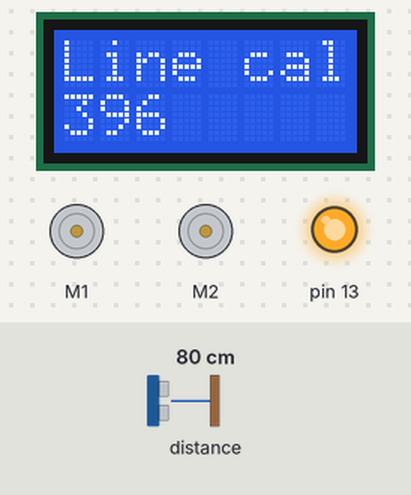
A sketch run on a simulated Arduino Leonardo, built with avr-gcc and run on an emulated ATmega32U4. On the bench: 8×2 character LCD, 2 × DC motor (green arrow = forward, orange = backward, longer = faster), output pins drawn as LEDs (lit = HIGH). The inputs (shaded band) are chosen by the test bench; at power-on: distance to the obstacle 80 cm. What the sketch prints to the serial monitor is not drawn.

Above: at 10.3 s.
11.6 s: distance to the obstacle set to 21 cm
At 12.0 s:
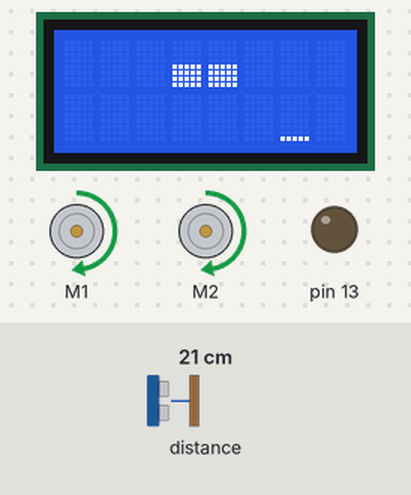
13.1 s: distance to the obstacle set to 18 cm
At 14.2 s:
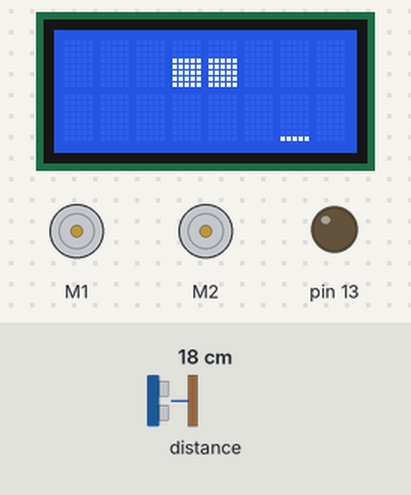
14.6 s: distance to the obstacle set to 12 cm
16.1 s: distance to the obstacle set to 9 cm
At 16.5 s:
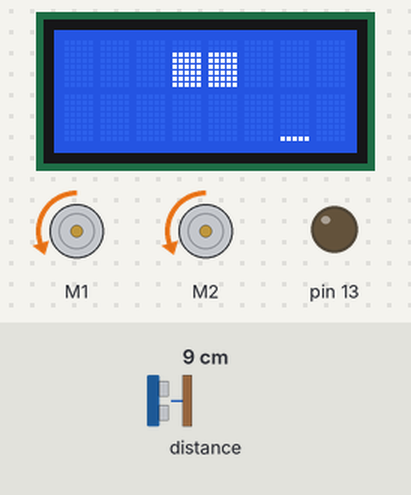
17.6 s: distance to the obstacle set to 35 cm
At 18.8 s:
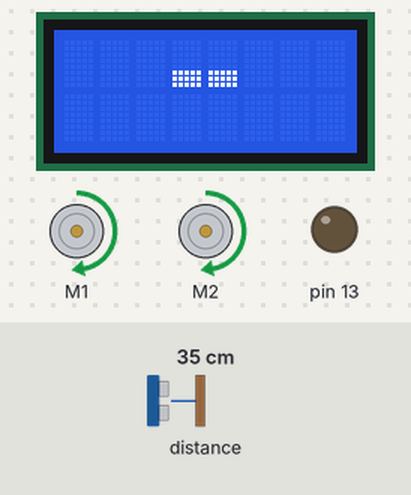
19.1 s: distance to the obstacle set to 60 cm
At 20.2 s:
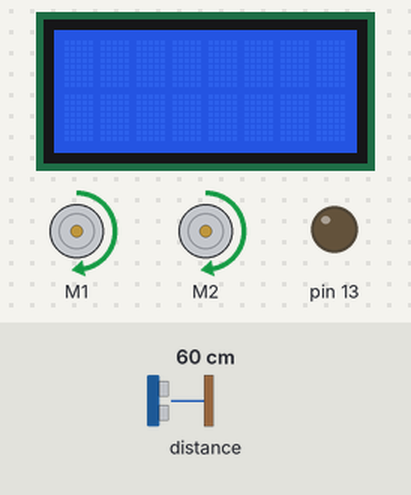
Timing chart, 0 to 21.6 s (numbered marks = the images above; inputs shaded):
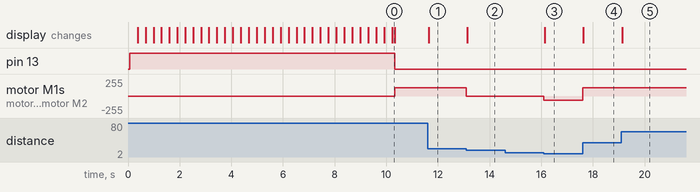

The sketch:

sketch.ino
```cpp
/** This example shows how to read from the five line sensors and
three proximity sensors on the Zumo32U4 Front Sensor Array and
documents the different options available for configuring those
sensors.

The sensor readings are displayed on the LCD and also printed to
the serial monitor. */

#include <Wire.h>
#include <Zumo32U4.h>

Zumo32U4LCD lcd;
Zumo32U4LineSensors lineSensors;
Zumo32U4ProximitySensors proxSensors;

uint16_t lineSensorValues[5] = { 0, 0, 0, 0, 0 };

bool proxLeftActive;
bool proxFrontActive;
bool proxRightActive;

void setup()
{
  // The code below shows several ways to configure the line and
  // proximity sensors.  If you don't want to use confiuration 1,
  // then comment it out and uncomment one of the other
  // configurations.

  /* Configuration 1:
   * - 3 line sensors (1, 3, 5)
   * - 3 proximity sensors (left, front, right)
   *
   * For this configuration to work, jumpers on the front sensor
   * array must be installed in order to connect pin 4 to RGT and
   * connect pin 20 to LFT.  This is a good configuration for a
   * sumo robot. */
  lineSensors.initThreeSensors();
  proxSensors.initThreeSensors();

  /* Configuration 2:
   * - 5 line sensors (1, 2, 3, 4, 5)
   * - 1 proximity sensor (front)
   *
   * For this configuration to work, jumpers on the front sensor
   * array must be installed in order to connect pin 4 to DN4 and
   * pin 20 to DN2.  This is a good configuration for a line
   * follower or maze solver. */
  //lineSensors.initFiveSensors();
  //proxSensors.initFrontSensor();

  /* Configuration 3:
   * - 4 line sensors (1, 3, 4, 5)
   * - 2 proximity sensors (left, front)
   *
   * For this configuration to work, jumpers on the front sensor
   * array must be installed in order to connect pin 4 to DN4 and
   * pin 20 to LFT. */
  //uint8_t lineSensorPins[] = { SENSOR_DOWN1, SENSOR_DOWN3, SENSOR_DOWN4, SENSOR_DOWN5 };
  //lineSensors.init(lineSensorPins, sizeof(lineSensorPins));
  //uint8_t proxSensorPins[] = { SENSOR_LEFT, SENSOR_FRONT };
  //proxSensors.init(proxSensorPins, sizeof(proxSensorPins));

  /* Configuration 4:
   * - 4 line sensors (1, 2, 3, 5)
   * - 2 proximity sensors (front, right)
   *
   * For this configuration to work, jumpers on the front sensor
   * array must be installed in order to connect pin 4 to RGT and
   * pin 20 to DN2. */
  //uint8_t lineSensorPins[] = { SENSOR_DOWN1, SENSOR_DOWN2, SENSOR_DOWN3, SENSOR_DOWN5 };
  //lineSensors.init(lineSensorPins, sizeof(lineSensorPins));
  //uint8_t proxSensorPins[] = { SENSOR_FRONT, SENSOR_RIGHT };
  //proxSensors.init(proxSensorPins, sizeof(proxSensorPins));

  /* Configuration 5:
   * This is the same as configuration 1 except that all the pins
   * and parameters being used have been written explicitly, so
   * this is a good starting point if you want to do something
   * customized.
   *
   * If you use custom pins for your sensors, then the helpers
   * used in this example like countsRightWithLeftLeds() will no
   * longer know which sensor to use.  Instead, you should use
   * countsWithLeftLeds(sensorNumber) and
   * coutnsWithRightLeds(sensorNumber).
   *
   * In the code below, 2000 is timeout value (in milliseconds)
   * for the line sensors, and SENSOR_LEDON is the pin number for
   * the pin that controls the line sensor emitters. */
  //uint8_t lineSensorPins[] = { SENSOR_DOWN1, SENSOR_DOWN3, SENSOR_DOWN5 };
  //lineSensors.init(lineSensorPins, sizeof(lineSensorPins), 2000, SENSOR_LEDON);
  //uint8_t proxSensorPins[] = { SENSOR_LEFT, SENSOR_FRONT, SENSOR_RIGHT };
  //proxSensors.init(proxSensorPins, sizeof(proxSensorPins), SENSOR_LEDON);

  /* After setting up the proximity sensors with one of the
   * methods above, you can also customize their operation: */
  //proxSensors.setPeriod(420);
  //proxSensors.setPulseOnTimeUs(421);
  //proxSensors.setPulseOffTimeUs(578);
  //uint16_t levels[] = { 4, 15, 32, 55, 85, 120 };
  //proxSensors.setBrightnessLevels(levels, sizeof(levels)/2);

  loadCustomCharacters();

  calibrateLineSensors();
}

// This function calibrates the line sensors for about 10
// seconds.  During this time, you should move the robot around
// manually so that each of its line sensors sees a full black
// surface and a full white surface.  For the best calibration
// results, you should also avoid exposing the sensors to
// abnormal conditions during this time.
void calibrateLineSensors()
{
  // To indicate we are in calibration mode, turn on the yellow LED
  // and print "Line cal" on the LCD.
  ledYellow(1);
  lcd.clear();
  lcd.print(F("Line cal"));

  for (uint16_t i = 0; i < 400; i++)
  {
    lcd.gotoXY(0, 1);
    lcd.print(i);
    lineSensors.calibrate();
  }

  ledYellow(0);
  lcd.clear();
}

void loadCustomCharacters()
{
  static const char levels[] PROGMEM = {
    0, 0, 0, 0, 0, 0, 0, 63, 63, 63, 63, 63, 63, 63
  };
  lcd.loadCustomCharacter(levels + 0, 0);  // 1 bar
  lcd.loadCustomCharacter(levels + 1, 1);  // 2 bars
  lcd.loadCustomCharacter(levels + 2, 2);  // 3 bars
  lcd.loadCustomCharacter(levels + 3, 3);  // 4 bars
  lcd.loadCustomCharacter(levels + 4, 4);  // 5 bars
  lcd.loadCustomCharacter(levels + 5, 5);  // 6 bars
  lcd.loadCustomCharacter(levels + 6, 6);  // 7 bars
}

void printBar(uint8_t height)
{
  if (height > 8) { height = 8; }
  const char barChars[] = {' ', 0, 1, 2, 3, 4, 5, 6, 255};
  lcd.print(barChars[height]);
}

// Prints a bar graph showing all the sensor readings on the LCD.
void printReadingsToLCD()
{
  // On the first line of the LCD, display proximity sensor
  // readings.
  lcd.gotoXY(0, 0);
  printBar(proxSensors.countsLeftWithLeftLeds());
  printBar(proxSensors.countsLeftWithRightLeds());
  lcd.print(' ');
  printBar(proxSensors.countsFrontWithLeftLeds());
  printBar(proxSensors.countsFrontWithRightLeds());
  lcd.print(' ');
  printBar(proxSensors.countsRightWithLeftLeds());
  printBar(proxSensors.countsRightWithRightLeds());

  // On the second line of the LCD, display line sensor readings.
  // These calibrated sensor readings are between 0 and 1000, so
  // we use the map function to rescale it to 0 through 8.
  lcd.gotoXY(0, 1);
  for (uint8_t i = 0; i < 5; i++)
  {
    uint8_t barHeight = map(lineSensorValues[i], 0, 1000, 0, 8);
    printBar(barHeight);
  }

  // On the last 3 characters of the second line, display basic
  // readings of the sensors taken without sending IR pulses.
  lcd.gotoXY(5, 1);
  printBar(proxLeftActive);
  printBar(proxFrontActive);
  printBar(proxRightActive);
}

// Prints a line with all the sensor readings to the serial
// monitor.
void printReadingsToSerial()
{
  static char buffer[80];
  sprintf(buffer, "%d %d %d %d %d %d  %d %d %d  %4d %4d %4d %4d %4d\n",
    proxSensors.countsLeftWithLeftLeds(),
    proxSensors.countsLeftWithRightLeds(),
    proxSensors.countsFrontWithLeftLeds(),
    proxSensors.countsFrontWithRightLeds(),
    proxSensors.countsRightWithLeftLeds(),
    proxSensors.countsRightWithRightLeds(),
    proxLeftActive,
    proxFrontActive,
    proxRightActive,
    lineSensorValues[0],
    lineSensorValues[1],
    lineSensorValues[2],
    lineSensorValues[3],
    lineSensorValues[4]
  );
  Serial.print(buffer);
}

Zumo32U4Motors motors;

uint8_t avg(uint8_t a, uint8_t b)
{
  return (a + b) / 2;
}

void go()
{
    // Left
    uint8_t ll = proxSensors.countsLeftWithLeftLeds();
    uint8_t rl = proxSensors.countsRightWithLeftLeds();
    uint8_t left = max(ll, rl);

    // Right
    uint8_t rr = proxSensors.countsRightWithRightLeds();
    uint8_t lr = proxSensors.countsLeftWithRightLeds();
    uint8_t right = max(rr, lr);

    // Center
    uint8_t fl = proxSensors.countsFrontWithLeftLeds();
    uint8_t fr = proxSensors.countsFrontWithRightLeds();
    uint8_t center = max(fl, fr);

    if (center > 5) {
      motors.setSpeeds(-100, -100);
    } else if (center > 4) {
      motors.setSpeeds(0, 0);
    } else if (left > 2) {
      motors.setSpeeds(-400, 400);
    } else if (right > 2) {
      motors.setSpeeds(400, -400);
    } else if (left < 3 && right < 3) {
      motors.setSpeeds(200, 200);
    }
}

void loop()
{
  static uint16_t lastSampleTime = 0;

  if ((uint16_t)(millis() - lastSampleTime) >= 100)
  {
    lastSampleTime = millis();

    // Send IR pulses and read the proximity sensors.
    proxSensors.read();

    // Just read the proximity sensors without sending pulses.
    proxLeftActive = proxSensors.readBasicLeft();
    proxFrontActive = proxSensors.readBasicFront();
    proxRightActive = proxSensors.readBasicRight();

    // Read the line sensors.
    // lineSensors.readCalibrated(lineSensorValues);

    // Send the results to the LCD and to the serial monitor.
    printReadingsToLCD();
    printReadingsToSerial();
  }

  go();
}
```

Measured:
- the behaviour switches between 20 and 19 cm on distance to the obstacle (found by bisection; images 1 and 2)
- the behaviour switches between 11 and 10 cm on distance to the obstacle (found by bisection; images 2 and 3)
- after the input at 11.6 s, the display: changes at once (image 1)
- after the input at 13.1 s, motor M1, motor M2: forward 127/255 → stopped at once; the display: changes at once (image 2)
- after the input at 14.6 s, every drawn part: stays the same
- after the input at 16.1 s, motor M1, motor M2: stopped → backward 63/255 at once; the display: changes at once (image 3)
- after the input at 17.6 s, motor M1, motor M2: backward 63/255 → forward 127/255 at once; the display: changes at once (image 4)
- after the input at 19.1 s, the display: changes at once (image 5)
